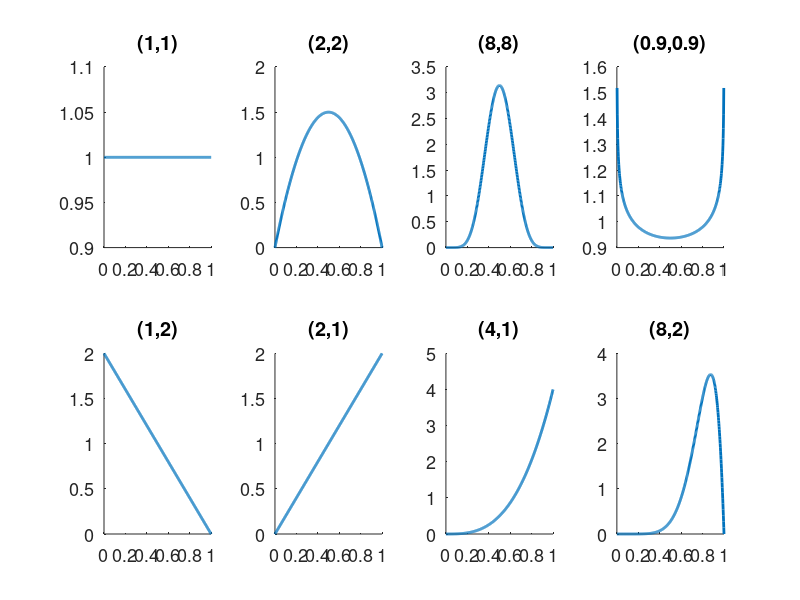

Reproduce this figure in MATLAB. (Note: this script raises an error after producing the figure.)
% a little matlab demo for demonstrating inference of the probability of a
% coin

%
clear all
close all
h=figure;
fs=13;
xgrid=linspace(0,1,501);

alphas=[1,2,8,.9,1,2,4,8]
betas=[1,2,8,.9,2,1,1,2]

for k=1:8
subplot(2,4,k)
plot(xgrid,betapdf(xgrid,alphas(k),betas(k)),'linewidth',2);
title(sprintf('(%g,%g)',alphas(k),betas(k)),'fontsize',fs)
set(gca,'fontsize',fs);
box off
end

PrintFigure(h(1),'pdf','BetaZoo',[],{'Papersize',[15,10]*1.5,'Paperposition',[0,0,15,10]*1.5})

%%
clear all
close all
h=figure;
fs=13;

xgrid=linspace(0,1,501);
rand('seed',5);
data=rand(1,9)<.666;

alphas=[2];
betas=[2];
alphas=[alphas,alphas+cumsum(data)];
betas=[betas,betas+(1:numel(data))-cumsum(data)];


for k=1:10
subplot(2,5,k)
plot(xgrid,betapdf(xgrid,alphas(k),betas(k)),'linewidth',2);
hold on
stem(mean(data(1:(k-1))),3,'linewidth',2,'color',1-[.2,.2,.2]);
if k>1
title(sprintf('T_%d= %d',k-1,data(k-1)),'fontsize',fs)
end
set(gca,'fontsize',fs);
box off
ylim([0,3.5]);
end

PrintFigure(h(1),'pdf','BetaPosterior',[],{'Papersize',[15,10]*1.5,'Paperposition',[0,0,15,10]*1.5})

%%
close all
h=figure;
bb=betapdf(xgrid,alphas(end),betas(end));
plot(xgrid,bb,'linewidth',2);
set(gca,'fontsize',fs);
box off
ylim([0,4.5]);
cdf=betacdf(xgrid,alphas(end), betas(end));
[junk,x1]=min(abs(cdf-.05))
c1=xgrid(x1);
[junk,x2]=min(abs(cdf-.95))
c2=xgrid(x2);

hold on
stem(c1,bb(x1),'linewidth',2);
stem(c2,bb(x2),'linewidth',2);
set(gca,'xtick',[0:.1:1]);

[c3,x3]=max(bb);
stem(xgrid(x3),c3,'linewidth',2,'linestyle','--','color','g');
c4=alphas(end)/(alphas(end)+betas(end));
[junk,x4]=min(abs(c4-xgrid));

stem(c4,bb(x4),'linewidth',2,'linestyle','--','color','k');
c5=mean(data);
stem(c5,4,'linewidth',2,'linestyle','--','color',1-[.2,.2,.2]);


tt=text(.61,1, '90%','fontsize',fs*3,'backgroundcolor','w','color','b');
tt=text(.75,3.5, 'Mode','fontsize',fs*2,'backgroundcolor','w','color','g');
tt=text(.55,3.5, 'Mean','fontsize',fs*2,'backgroundcolor','w','color','k');
tt=text(.85,4.1, 'MLE','fontsize',fs*2,'backgroundcolor','w','color',1-[.2,.2,.2]);



PrintFigure(h(1),'pdf','BetaPosteriorConfidence',[],{'Papersize',[15,10]*1.5,'Paperposition',[0,0,15,10]*1.5})


